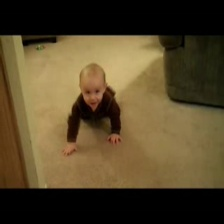
#> input picture employees_database/sleeping/seq_0000/frame_001.jpg, 224 x 224 px
$ python -i validate_face_images.py   (imports and definitions only)   (older library calls are emulated)
#> lines starting #> are read from the running program, lines starting #| are printed output that depends on the picture
"""
أداة للتحقق من جودة صور الوجوه قبل التدريب.
Face image quality validation tool.

الاستخدام:
python tools/validate_face_images.py --faces-dir employees_database/faces/
"""
from __future__ import annotations

import argparse
from pathlib import Path
from typing import Any, Dict, List

import cv2
import numpy as np
from tabulate import tabulate


class FaceImageValidator:
    """مُحقق جودة صور الوجوه."""

    def __init__(
        self,
        min_size: int = 200,
        min_brightness: int = 40,
        max_brightness: int = 220,
        min_sharpness: float = 100.0
    ):
        self.min_size = min_size
        self.min_brightness = min_brightness
        self.max_brightness = max_brightness
        self.min_sharpness = min_sharpness

        # كاشف الوجوه
        self.face_cascade = cv2.CascadeClassifier(
            cv2.data.haarcascades + 'haarcascade_frontalface_default.xml'
        )

    def validate_image(self, img_path: Path) -> Dict[str, Any]:
        """
        التحقق من صورة واحدة.

        Returns:
            dict مع معلومات التحقق والجودة
        """
        result = {
            'path': str(img_path),
            'valid': True,
            'errors': [],
            'warnings': [],
            'quality_score': 100.0,
            'details': {}
        }

        # قراءة الصورة
        img = cv2.imread(str(img_path))
#> img is the input picture: shape (224, 224, 3); mean B, G, R 41.8, 70.2, 85.1
        if img is None:
            result['valid'] = False
            result['errors'].append("فشل قراءة الصورة")
            result['quality_score'] = 0.0
            return result

        h, w = img.shape[:2]
#> h = 224; w = 224
        result['details']['dimensions'] = f"{w}x{h}"

        # 1. فحص الحجم
        if min(h, w) < self.min_size:
            result['warnings'].append(
                f"حجم صغير: {w}x{h} (يُفضل >{self.min_size}x{self.min_size})"
            )
            result['quality_score'] -= 15

        # 2. فحص الإضاءة
        gray = cv2.cvtColor(img, cv2.COLOR_BGR2GRAY) if len(img.shape) == 3 else img
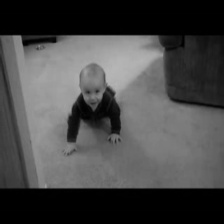
#> gray: shape (224, 224); min 0, max 182, mean 71.4
        brightness = float(np.mean(gray))
#> brightness = 71.38
        result['details']['brightness'] = f"{brightness:.1f}"

        if brightness < self.min_brightness:
            result['warnings'].append(
                f"إضاءة منخفضة: {brightness:.1f} (يُفضل >{self.min_brightness})"
            )
            result['quality_score'] -= 25
        elif brightness > self.max_brightness:
            result['warnings'].append(
                f"إضاءة عالية: {brightness:.1f} (يُفضل <{self.max_brightness})"
            )
            result['quality_score'] -= 15

        # 3. فحص الوضوح
        laplacian = cv2.Laplacian(gray, cv2.CV_64F)
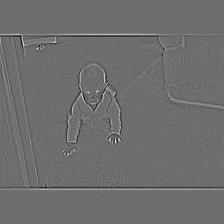
#> laplacian: shape (224, 224) float64; min -96, max 125, mean 0; drawn with min black and max white
        sharpness = float(laplacian.var())
#> sharpness = 75.67
        result['details']['sharpness'] = f"{sharpness:.1f}"

        if sharpness < self.min_sharpness:
            result['warnings'].append(
                f"صورة مشوشة: {sharpness:.1f} (يُفضل >{self.min_sharpness})"
            )
            result['quality_score'] -= 30

        # 4. كشف الوجوه
        faces = self.face_cascade.detectMultiScale(
            gray, 1.1, 4, minSize=(50, 50)
        )
#> faces = ()

        num_faces = len(faces)
#> num_faces = 0
        result['details']['faces_detected'] = num_faces

        if num_faces == 0:
            result['errors'].append("لم يتم اكتشاف وجه")
            result['quality_score'] -= 50
            result['valid'] = False
        elif num_faces > 1:
            result['warnings'].append(
                f"عدة وجوه ({num_faces}) - يُفضل وجه واحد فقط"
            )
            result['quality_score'] -= 20
        else:
            # فحص حجم الوجه
            x, y, w_f, h_f = faces[0]
            face_area = w_f * h_f
            img_area = w * h
            face_ratio = (face_area / img_area) * 100
            result['details']['face_ratio'] = f"{face_ratio:.1f}%"

            if face_ratio < 10:
                result['warnings'].append(
                    f"وجه صغير: {face_ratio:.1f}% من الصورة (يُفضل >15%)"
                )
                result['quality_score'] -= 20
            elif face_ratio > 80:
                result['warnings'].append(
                    f"وجه كبير جداً: {face_ratio:.1f}% (قد يكون قص زائد)"
                )
                result['quality_score'] -= 10

        # 5. فحص التشبع
        if len(img.shape) == 3:
            hsv = cv2.cvtColor(img, cv2.COLOR_BGR2HSV)
#> hsv: shape (224, 224, 3); mean H, S, V 14.8, 100.4, 85.1
            saturation = float(np.mean(hsv[:, :, 1]))
#> saturation = 100.4
            result['details']['saturation'] = f"{saturation:.1f}"

            if saturation < 20:
                result['warnings'].append("ألوان باهتة")
                result['quality_score'] -= 5

        # تحديد الصحة النهائية
        result['quality_score'] = max(0.0, result['quality_score'])
        if result['quality_score'] < 50:
            result['valid'] = False
            result['errors'].append("جودة منخفضة جداً")

        return result


# [200 lines left out: function main, not called in this run]


# [2 lines not run here, left out]

>>> result = FaceImageValidator().validate_image('../employees_database/sleeping/seq_0000/frame_001.jpg')
#> result = 6 items
